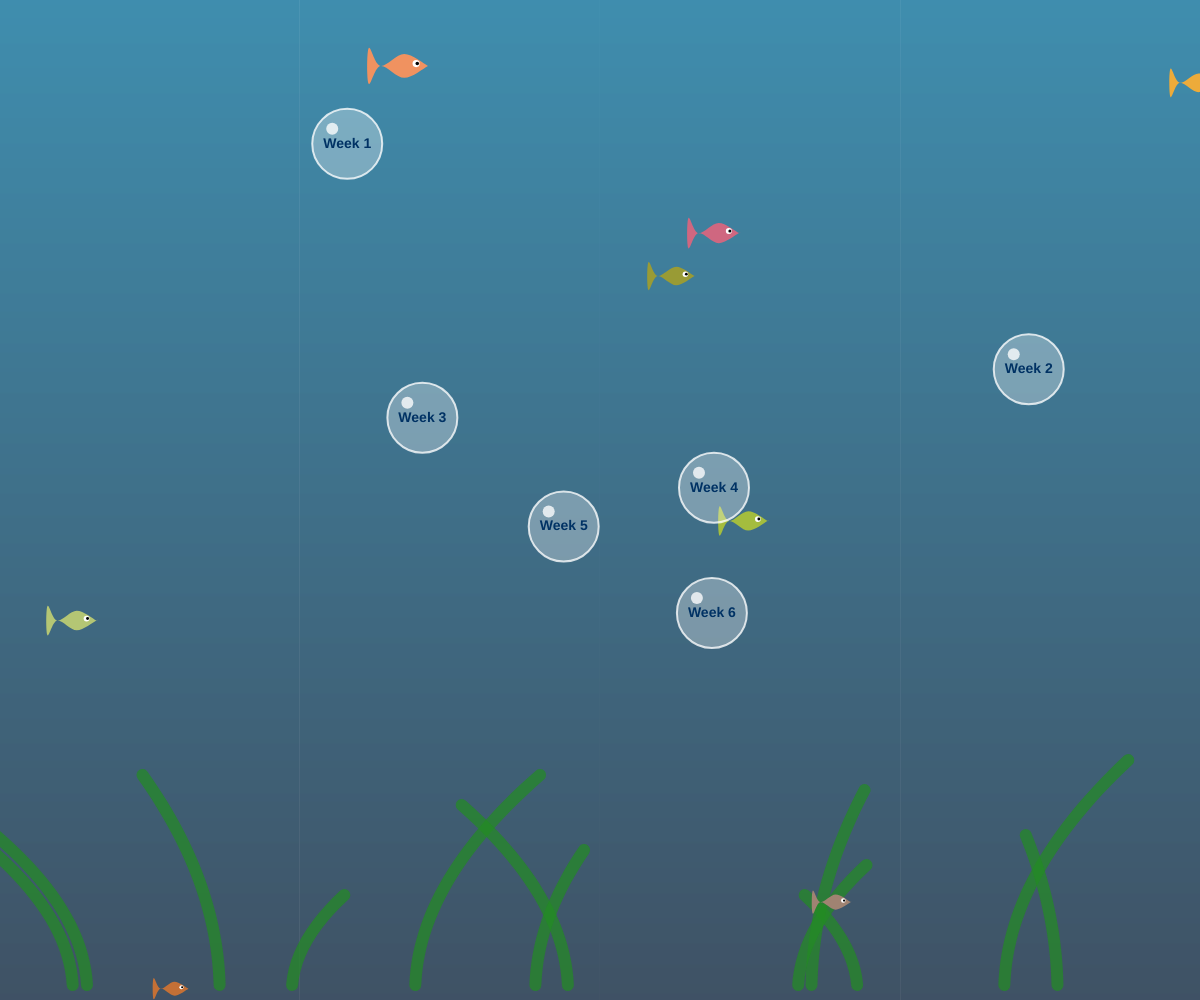
Frame 1 (no input)
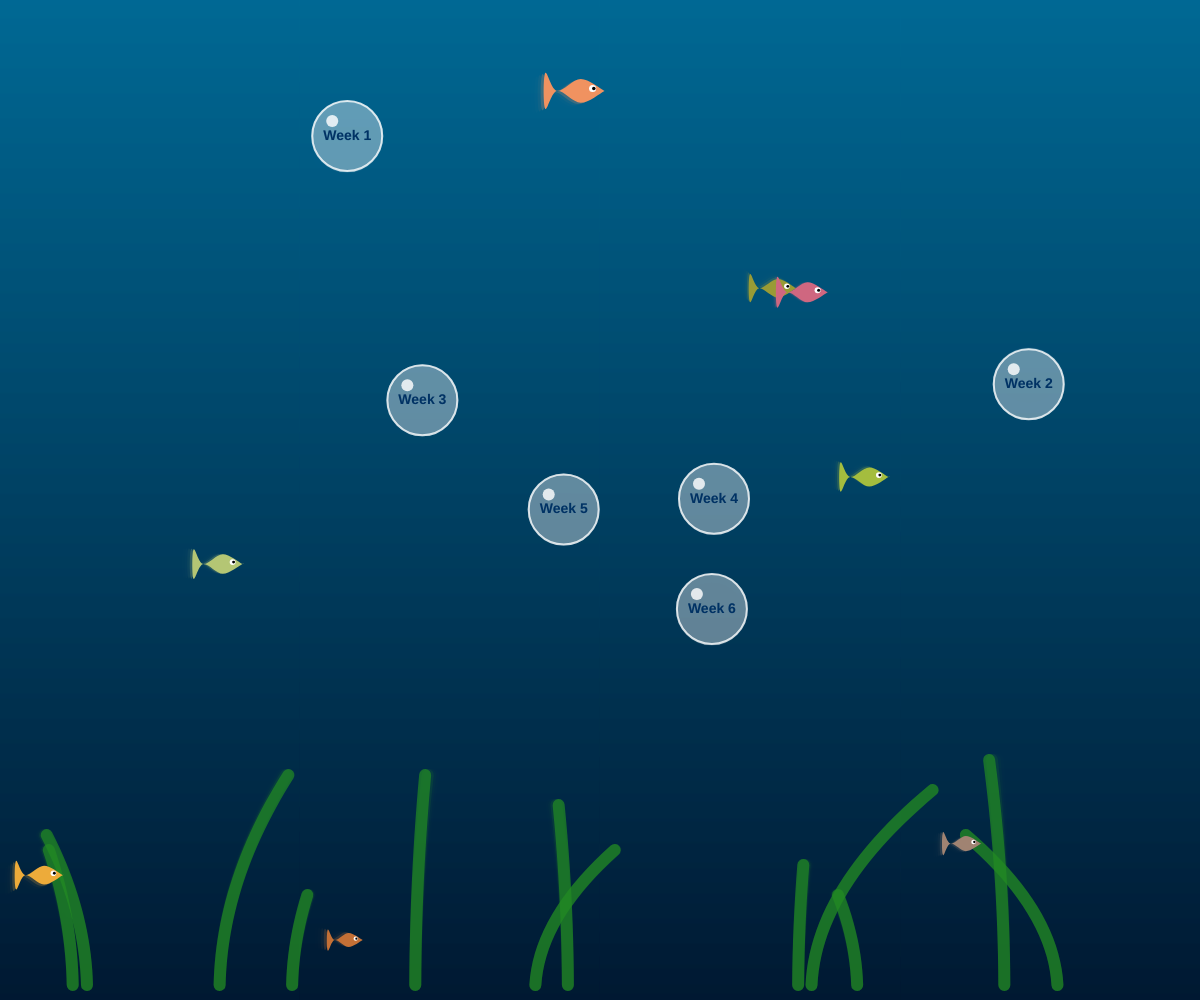
Frame 60 (no input)
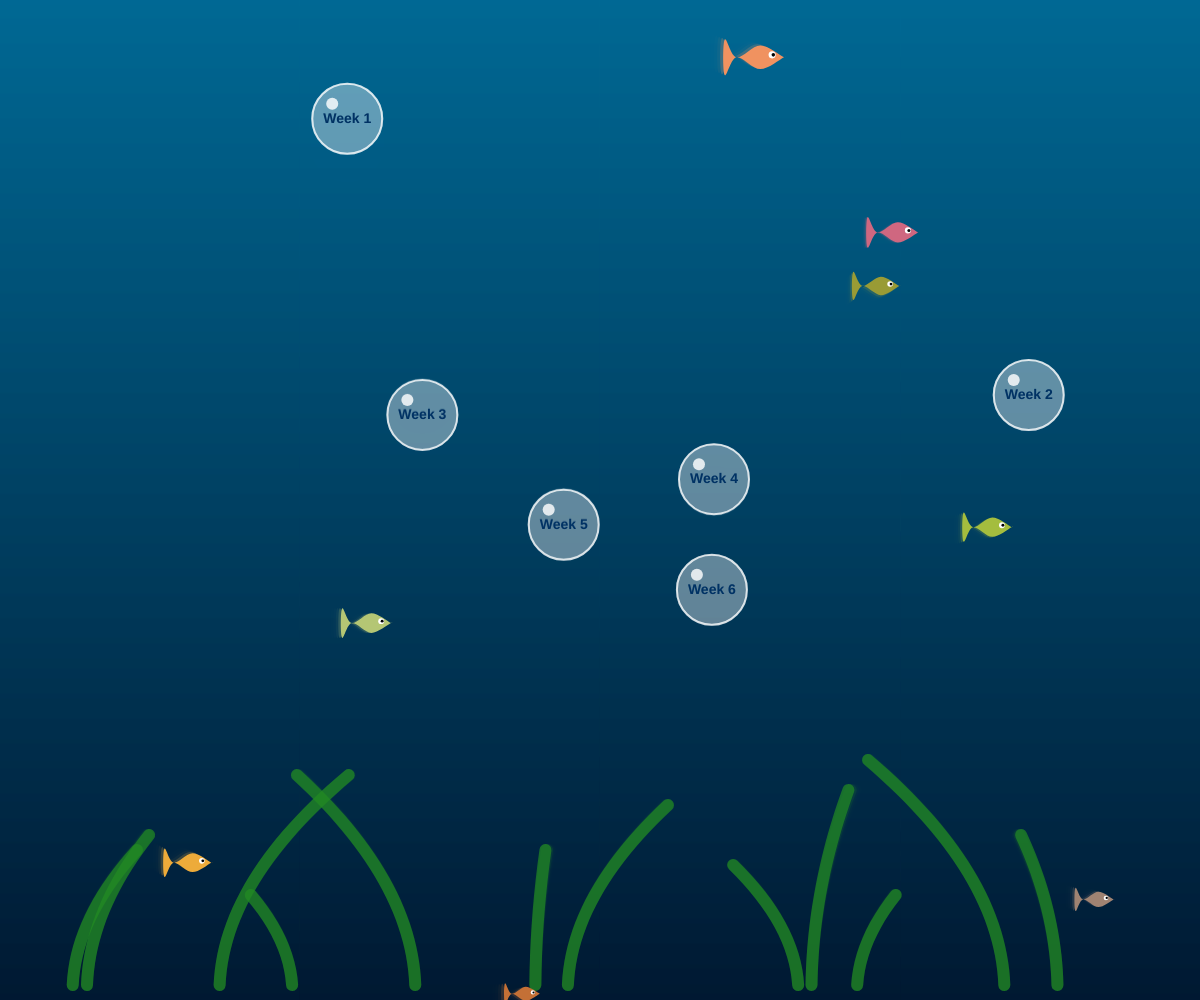
Frame 120 (the mouse pressed at the canvas centre since frame 60)

The p5.js sketch that drew these frames (run headless with seeded random() and noise() and a simulated clock; from frame 60 on, the mouse is pressed at the canvas centre):

// p5.js sketch
// ── sketch.js
let seaweeds = [];
let fishes = [];
let bubbles = [];
let worksCount = 6; // 假設目前有 6 個作品

function setup() {
  let canvas = createCanvas(windowWidth, windowHeight);
  canvas.position(0, 0);
  canvas.style('z-index', '-1');

  // 初始化海草：隨著作品數量越多，海草會長得越高
  for (let i = 0; i < 12; i++) {
    seaweeds.push(new Seaweed(random(width), height, worksCount));
  }

  // 初始化魚群
  for (let i = 0; i < 8; i++) {
    fishes.push(new Fish(random(width), random(height)));
  }

  // 初始化氣泡（代表各週作品）
  for (let i = 0; i < worksCount; i++) {
    bubbles.push(new Bubble(random(100, width - 100), random(100, height - 150), i + 1));
  }
}

function draw() {
  // 水底背景漸層
  setGradient(0, 0, width, height, color(0, 105, 148), color(0, 25, 50));

  // 更新與繪製海草
  for (let s of seaweeds) {
    s.update();
    s.display();
  }

  // 更新與繪製魚群
  for (let f of fishes) {
    f.update();
    f.display();
  }

  let isHovering = false;
  // 更新與繪製氣泡
  for (let b of bubbles) {
    b.update();
    b.display();
    if (b.isHovered(mouseX, mouseY)) {
      isHovering = true;
    }
  }
  
  // 滑鼠游標改變提示可點擊
  if (isHovering) {
    cursor(HAND);
  } else {
    cursor(ARROW);
  }
}

function windowResized() {
  resizeCanvas(windowWidth, windowHeight);
}

// 點擊氣泡時觸發 iframe
function mousePressed() {
  for (let b of bubbles) {
    if (b.isHovered(mouseX, mouseY)) {
      openIframe(b.id);
    }
  }
}

function openIframe(id) {
  // 檢查是否已經有 iframe，有的話先移除
  let existingIframe = document.getElementById('workIframe');
  if (existingIframe) {
    existingIframe.remove();
  }

  // 建立彈出視窗容器
  let iframeContainer = createDiv('');
  iframeContainer.id('workIframe');
  iframeContainer.style('position', 'absolute');
  iframeContainer.style('top', '10%');
  iframeContainer.style('left', '10%');
  iframeContainer.style('width', '80%');
  iframeContainer.style('height', '80%');
  iframeContainer.style('background', 'rgba(255, 255, 255, 0.95)');
  iframeContainer.style('border-radius', '10px');
  iframeContainer.style('box-shadow', '0 4px 15px rgba(0,0,0,0.5)');
  iframeContainer.style('display', 'flex');
  iframeContainer.style('flex-direction', 'column');
  iframeContainer.style('z-index', '10');

  // 建立關閉按鈕
  let closeBtn = createButton('關閉 X');
  closeBtn.parent(iframeContainer);
  closeBtn.style('align-self', 'flex-end');
  closeBtn.style('margin', '10px');
  closeBtn.style('padding', '5px 15px');
  closeBtn.style('cursor', 'pointer');
  closeBtn.style('border', 'none');
  closeBtn.style('background', '#ff5c5c');
  closeBtn.style('color', 'white');
  closeBtn.style('border-radius', '5px');
  closeBtn.mousePressed(() => {
    iframeContainer.remove();
  });

  // 建立 iframe
  let iframe = createElement('iframe');
  iframe.attribute('src', 'https://example.com/week_' + id); // 替換為實際的作品網址
  iframe.parent(iframeContainer);
  iframe.style('flex-grow', '1');
  iframe.style('border', 'none');
  iframe.style('border-radius', '0 0 10px 10px');
}

// 繪製漸層背景函式
function setGradient(x, y, w, h, c1, c2) {
  noFill();
  for (let i = y; i <= y + h; i++) {
    let inter = map(i, y, y + h, 0, 1);
    let c = lerpColor(c1, c2, inter);
    stroke(c);
    line(x, i, x + w, i);
  }
}

// 海草 Class
class Seaweed {
  constructor(x, y, works) {
    this.x = x;
    this.y = y;
    // 作品數量越多，海草長得越高（節點越多），並加入隨機變化讓高度錯落不一
    let baseSegments = map(works, 0, 20, 5, 30);
    this.segments = parseInt(random(baseSegments * 0.5, baseSegments * 1.5)); 
    this.segmentLength = 15;
    this.baseAngle = random(TWO_PI);
  }

  update() {
    this.angleOffset = sin(frameCount * 0.02 + this.baseAngle) * 0.5;
  }

  display() {
    push();
    stroke(34, 139, 34, 180);
    strokeWeight(12);
    noFill();
    beginShape();
    let currentX = this.x;
    let currentY = this.y;
    vertex(currentX, currentY);
    for (let i = 0; i < this.segments; i++) {
      // 越往上搖擺幅度越大，形成水流推動的效果
      let sway = map(i, 0, this.segments, 0, this.angleOffset * 40);
      currentX += sway;
      currentY -= this.segmentLength;
      curveVertex(currentX, currentY);
    }
    endShape();
    pop();
  }
}

// 魚群 Class
class Fish {
  constructor(x, y) {
    this.x = x;
    this.y = y;
    this.size = random(0.5, 1.2);
    this.speed = random(1.5, 3);
    this.color = color(random(150, 255), random(100, 200), random(50, 150));
    this.yOffset = random(TWO_PI);
  }

  update() {
    this.x += this.speed;
    this.y += sin(frameCount * 0.05 + this.yOffset) * 1.5;
    // 超出螢幕右側就回到左邊
    if (this.x > width + 50) {
      this.x = -50;
      this.y = random(height);
    }
  }

  display() {
    push();
    translate(this.x, this.y);
    scale(this.size);
    fill(this.color);
    noStroke();
    
    // 使用 beginShape / curveVertex 描繪魚的曲線
    beginShape();
    vertex(20, 0); // 魚嘴
    curveVertex(20, 0);
    curveVertex(0, -10); // 上半身
    curveVertex(-20, 0); // 魚尾連接處
    curveVertex(-30, -15); // 尾鰭上端
    vertex(-30, 15); // 尾鰭下端
    curveVertex(-20, 0); // 魚尾連接處
    curveVertex(0, 10); // 下半身
    curveVertex(20, 0);
    endShape(CLOSE);

    // 魚眼睛
    fill(255);
    ellipse(10, -2, 6, 6);
    fill(0);
    ellipse(11, -2, 3, 3);
    
    pop();
  }
}

// 氣泡 Class (代表各週作品)
class Bubble {
  constructor(x, y, id) {
    this.x = x;
    this.y = y;
    this.id = id;
    this.size = 70;
    this.yOffset = random(TWO_PI);
  }

  update() {
    // 微微上下漂浮
    this.y += sin(frameCount * 0.03 + this.yOffset) * 0.4;
  }

  display() {
    push();
    if (this.isHovered(mouseX, mouseY)) {
      fill(255, 255, 255, 150);
    } else {
      fill(255, 255, 255, 80);
    }
    stroke(255, 255, 255, 200);
    strokeWeight(2);
    ellipse(this.x, this.y, this.size);
    
    // 氣泡高光反射
    noStroke();
    fill(255, 255, 255, 200);
    ellipse(this.x - 15, this.y - 15, 12, 12);

    // 顯示週次文字
    fill(0, 50, 100);
    textAlign(CENTER, CENTER);
    textSize(14);
    textStyle(BOLD);
    text("Week " + this.id, this.x, this.y);
    pop();
  }

  isHovered(mx, my) {
    let d = dist(mx, my, this.x, this.y);
    return d < this.size / 2;
  }
}
